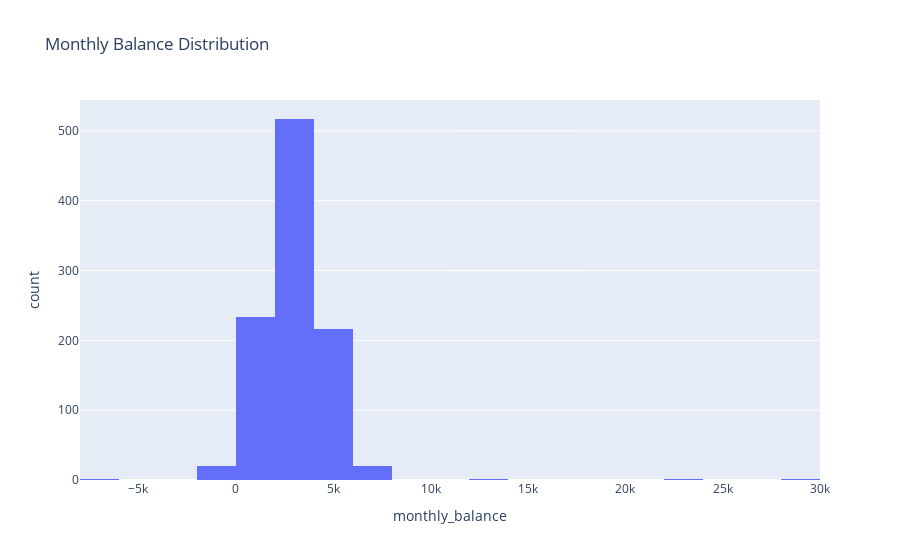

Notebook source saved alongside this figure:
### Code cell
fig = px.histogram(df, x="monthly_balance", nbins=30, title="Monthly Balance Distribution")
fig.show()

### Figure 1 — Plotly figure (JSON) as saved in the notebook; plotly's stock layout.template omitted (floating-point values rounded to 4 significant figures; data arrays with more than 128 entries replaced by an {"elided": "..."} marker saying what was removed)
{"data": [{"alignmentgroup": "True", "bingroup": "x", "hovertemplate": "monthly_balance=%{x}<br>count=%{y}<extra></extra>", "legendgroup": "", "marker": {"color": "#636efa", "pattern": {"shape": ""}}, "name": "", "nbinsx": 30, "offsetgroup": "", "orientation": "v", "showlegend": false, "type": "histogram", "x": {"elided": "1010 int values"}, "xaxis": "x", "yaxis": "y"}], "layout": {"barmode": "relative", "legend": {"tracegroupgap": 0}, "title": {"text": "Monthly Balance Distribution"}, "xaxis": {"anchor": "y", "domain": [0, 1], "title": {"text": "monthly_balance"}}, "yaxis": {"anchor": "x", "domain": [0, 1], "title": {"text": "count"}}}}
